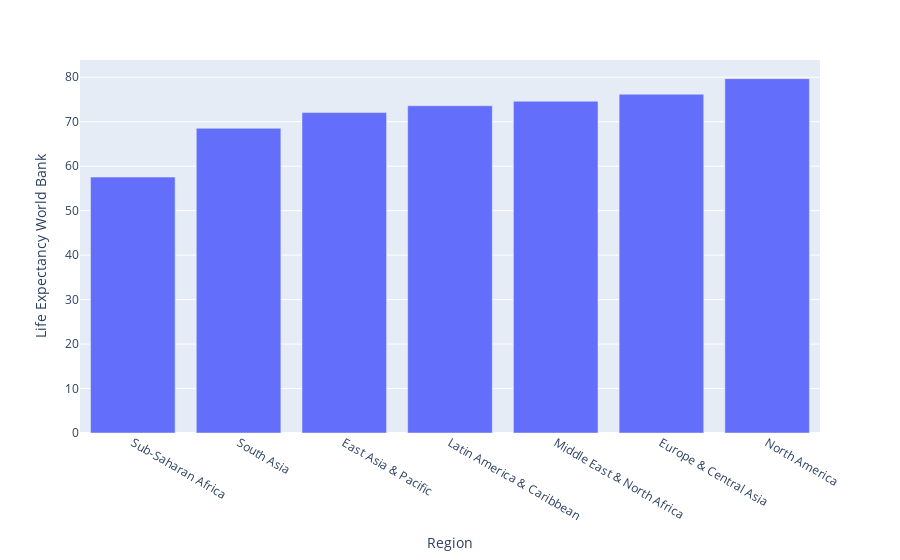

The notebook cell saved with this chart:
### Markdown cell above
O gráfico abaixo representa a expectativa de vida média por região do planeta. A região da África Sub-Sahaariana é a região do planeta com menor expectativa de vida.

### Code cell
life_expectancy_region = data_frame.groupby('Region').mean() 
life_expectancy_region = life_expectancy_region[['Life Expectancy World Bank']].sort_values(by = 'Life Expectancy World Bank', ascending = True)

life_expectancy_graph = px.bar(life_expectancy_region, x = life_expectancy_region.index, y = 'Life Expectancy World Bank')
life_expectancy_graph.show()

### Figure 1 — Plotly figure (JSON) as saved in the notebook; plotly's stock layout.template omitted (floating-point values rounded to 4 significant figures)
{"data": [{"alignmentgroup": "True", "hovertemplate": "Region=%{x}<br>Life Expectancy World Bank=%{y}<extra></extra>", "legendgroup": "", "marker": {"color": "#636efa", "pattern": {"shape": ""}}, "name": "", "offsetgroup": "", "orientation": "v", "showlegend": false, "textposition": "auto", "type": "bar", "x": ["Sub-Saharan Africa", "South Asia", "East Asia & Pacific", "Latin America & Caribbean", "Middle East & North Africa", "Europe & Central Asia", "North America"], "xaxis": "x", "y": [57.54, 68.53, 72.05, 73.59, 74.61, 76.18, 79.69], "yaxis": "y"}], "layout": {"barmode": "relative", "legend": {"tracegroupgap": 0}, "margin": {"t": 60}, "xaxis": {"anchor": "y", "domain": [0, 1], "title": {"text": "Region"}}, "yaxis": {"anchor": "x", "domain": [0, 1], "title": {"text": "Life Expectancy World Bank"}}}}
